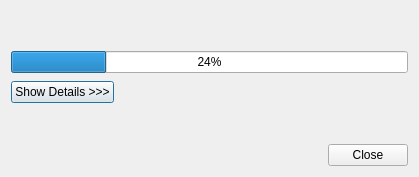
<ui version="4.0" >
 <class>Dialog</class>
 <widget class="QDialog" name="Dialog" >
  <property name="geometry" >
   <rect>
    <x>0</x>
    <y>0</y>
    <width>408</width>
    <height>177</height>
   </rect>
  </property>
  <property name="windowTitle" >
   <string>Dialog</string>
  </property>
  <layout class="QGridLayout" name="gridLayout_3" >
   <item row="4" column="0" >
    <widget class="QWidget" native="1" name="installFrame" >
     <layout class="QGridLayout" name="gridLayout_2" >
      <property name="margin" >
       <number>0</number>
      </property>
      <item row="1" column="0" colspan="2" >
       <widget class="QProgressBar" name="installationProgress" >
        <property name="value" >
         <number>24</number>
        </property>
       </widget>
      </item>
      <item row="3" column="0" >
       <widget class="QPushButton" name="showDetailsButton" >
        <property name="text" >
         <string>Show Details >>></string>
        </property>
       </widget>
      </item>
      <item row="3" column="1" >
       <spacer name="horizontalSpacer" >
        <property name="orientation" >
         <enum>Qt::Horizontal</enum>
        </property>
        <property name="sizeHint" stdset="0" >
         <size>
          <width>221</width>
          <height>27</height>
         </size>
        </property>
       </spacer>
      </item>
      <item row="4" column="0" colspan="2" >
       <widget class="QWidget" native="1" name="konsoleFrame" />
      </item>
      <item row="5" column="0" colspan="2" >
       <spacer name="verticalSpacer" >
        <property name="orientation" >
         <enum>Qt::Vertical</enum>
        </property>
        <property name="sizeHint" stdset="0" >
         <size>
          <width>397</width>
          <height>5</height>
         </size>
        </property>
       </spacer>
      </item>
      <item row="0" column="0" colspan="2" >
       <widget class="QLabel" name="installingLabel" >
        <property name="text" >
         <string/>
        </property>
       </widget>
      </item>
     </layout>
    </widget>
   </item>
   <item row="0" column="0" >
    <widget class="QLabel" name="titleLabel" >
     <property name="text" >
      <string/>
     </property>
    </widget>
   </item>
   <item row="5" column="0" >
    <widget class="QDialogButtonBox" name="buttonBox" >
     <property name="standardButtons" >
      <set>QDialogButtonBox::Close</set>
     </property>
    </widget>
   </item>
  </layout>
 </widget>
 <resources/>
 <connections>
  <connection>
   <sender>buttonBox</sender>
   <signal>accepted()</signal>
   <receiver>Dialog</receiver>
   <slot>accept()</slot>
   <hints>
    <hint type="sourcelabel" >
     <x>271</x>
     <y>169</y>
    </hint>
    <hint type="destinationlabel" >
     <x>271</x>
     <y>94</y>
    </hint>
   </hints>
  </connection>
  <connection>
   <sender>buttonBox</sender>
   <signal>rejected()</signal>
   <receiver>Dialog</receiver>
   <slot>reject()</slot>
   <hints>
    <hint type="sourcelabel" >
     <x>271</x>
     <y>169</y>
    </hint>
    <hint type="destinationlabel" >
     <x>271</x>
     <y>94</y>
    </hint>
   </hints>
  </connection>
 </connections>
</ui>
